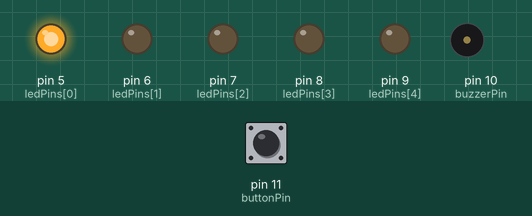
Simulated run of this sketch. Board: Arduino Uno, built with avr-gcc and run on an emulated ATmega328P. Shown: output pins drawn as LEDs (lit = HIGH), buzzer (waves = sounding, pin HIGH). Dashed ring = blinking. The inputs (shaded band) are chosen by the test bench; at power-on: pin 11 (buttonPin) HIGH.

Above: at 0.1 s.
2.1 s: pin 11 (buttonPin) pulled LOW for 0.5 s
At 2.59 s:
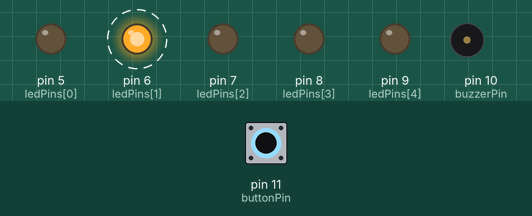
At 2.95 s:
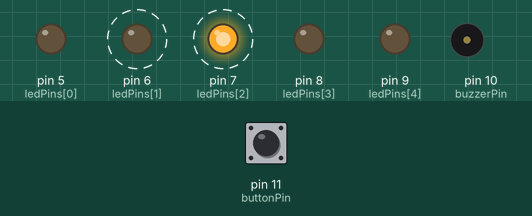
5.1 s: pin 11 (buttonPin) pulled LOW for 3.2 s
At 7.6 s:
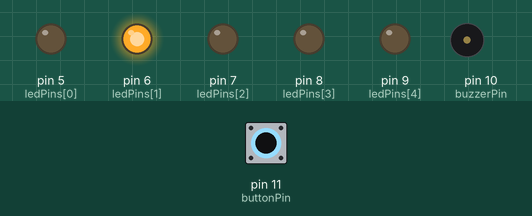
Timing chart, 0 to 15.8 s (numbered marks = the images above; inputs shaded):
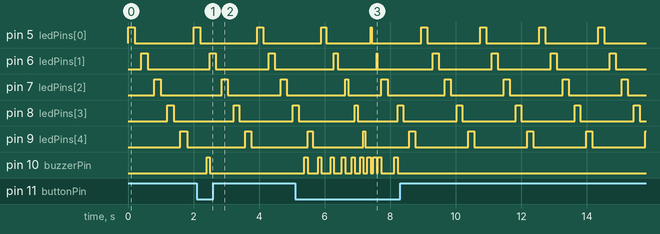

The sketch:

ejercicio_7_sketch_dec21c.ino
```cpp
const int ledPins[] = {5, 6, 7, 8, 9};
const int numLeds = 5;
const int buzzerPin = 10;
const int buttonPin = 11;

int currentLed = 0;
int delayTime = 200;

void setup() {
  for (int i = 0; i < numLeds; i++) {
    pinMode(ledPins[i], OUTPUT);
  }
  pinMode(buzzerPin, OUTPUT);
  pinMode(buttonPin, INPUT_PULLUP);
}

void loop() {
  digitalWrite(ledPins[currentLed], HIGH);
  delay(delayTime);
  digitalWrite(ledPins[currentLed], LOW);
  delay(delayTime);

  if (digitalRead(buttonPin) == LOW) {
    // Botón pulsado cuando el LED intermedio se enciende
    digitalWrite(buzzerPin, HIGH);
    delay(100);
    digitalWrite(buzzerPin, LOW);

    // Aumentar la velocidad de la secuencia
    delayTime -= 20;
    if (delayTime < 10) {
      delayTime = 200;
    }
  }

  currentLed = (currentLed + 1) % numLeds;
}
```

Measured:
- after the input at 2.1 s, pin 10 (buzzerPin): LOW → HIGH after 0.30 s, → LOW 0.10 s later
- after the input at 5.1 s, pin 10 (buzzerPin): LOW → HIGH after 0.28 s, → LOW 0.10 s later, → HIGH 0.32 s later, → LOW 0.10 s later, … (20 changes in this stretch)
